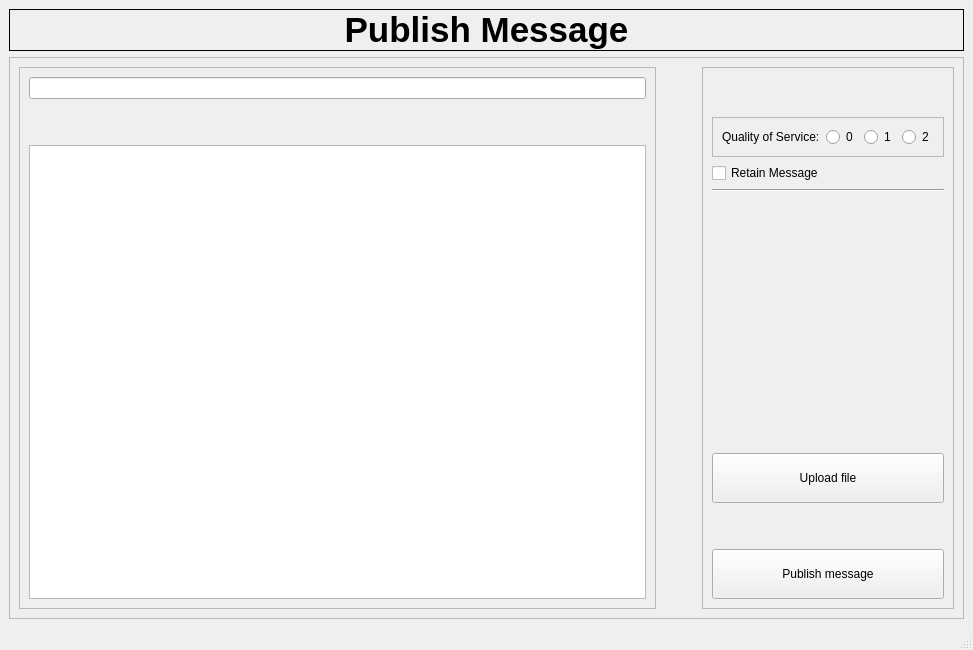
<?xml version="1.0" encoding="UTF-8"?>
<ui version="4.0">
 <class>PublishMessage</class>
 <widget class="QMainWindow" name="PublishMessage">
  <property name="geometry">
   <rect>
    <x>0</x>
    <y>0</y>
    <width>973</width>
    <height>650</height>
   </rect>
  </property>
  <property name="windowTitle">
   <string>MainWindow</string>
  </property>
  <widget class="QWidget" name="centralwidget">
   <layout class="QVBoxLayout" name="verticalLayout">
    <item>
     <widget class="QLabel" name="text_publisMessage">
      <property name="sizePolicy">
       <sizepolicy hsizetype="Preferred" vsizetype="Minimum">
        <horstretch>0</horstretch>
        <verstretch>0</verstretch>
       </sizepolicy>
      </property>
      <property name="font">
       <font>
        <pointsize>26</pointsize>
        <weight>75</weight>
        <bold>true</bold>
       </font>
      </property>
      <property name="autoFillBackground">
       <bool>false</bool>
      </property>
      <property name="frameShape">
       <enum>QFrame::Box</enum>
      </property>
      <property name="text">
       <string>Publish Message</string>
      </property>
      <property name="alignment">
       <set>Qt::AlignCenter</set>
      </property>
     </widget>
    </item>
    <item>
     <widget class="QFrame" name="bottomFrame">
      <property name="sizePolicy">
       <sizepolicy hsizetype="Preferred" vsizetype="Expanding">
        <horstretch>0</horstretch>
        <verstretch>0</verstretch>
       </sizepolicy>
      </property>
      <property name="frameShape">
       <enum>QFrame::StyledPanel</enum>
      </property>
      <property name="frameShadow">
       <enum>QFrame::Raised</enum>
      </property>
      <layout class="QHBoxLayout" name="horizontalLayout">
       <item>
        <widget class="QFrame" name="leftFrame">
         <property name="frameShape">
          <enum>QFrame::StyledPanel</enum>
         </property>
         <property name="frameShadow">
          <enum>QFrame::Raised</enum>
         </property>
         <layout class="QVBoxLayout" name="verticalLayout_2">
          <item>
           <widget class="QLineEdit" name="input_topicName">
            <property name="text">
             <string/>
            </property>
           </widget>
          </item>
          <item>
           <spacer name="verticalSpacer">
            <property name="orientation">
             <enum>Qt::Vertical</enum>
            </property>
            <property name="sizeType">
             <enum>QSizePolicy::Fixed</enum>
            </property>
            <property name="sizeHint" stdset="0">
             <size>
              <width>20</width>
              <height>40</height>
             </size>
            </property>
           </spacer>
          </item>
          <item>
           <widget class="QPlainTextEdit" name="input_payload">
            <property name="sizePolicy">
             <sizepolicy hsizetype="Expanding" vsizetype="Preferred">
              <horstretch>0</horstretch>
              <verstretch>0</verstretch>
             </sizepolicy>
            </property>
           </widget>
          </item>
         </layout>
        </widget>
       </item>
       <item>
        <spacer name="horizontalSpacer">
         <property name="orientation">
          <enum>Qt::Horizontal</enum>
         </property>
         <property name="sizeType">
          <enum>QSizePolicy::Minimum</enum>
         </property>
         <property name="sizeHint" stdset="0">
          <size>
           <width>40</width>
           <height>20</height>
          </size>
         </property>
        </spacer>
       </item>
       <item>
        <widget class="QFrame" name="rightFrame">
         <property name="frameShape">
          <enum>QFrame::StyledPanel</enum>
         </property>
         <property name="frameShadow">
          <enum>QFrame::Raised</enum>
         </property>
         <layout class="QVBoxLayout" name="verticalLayout_3">
          <item>
           <spacer name="verticalSpacer_4">
            <property name="orientation">
             <enum>Qt::Vertical</enum>
            </property>
            <property name="sizeType">
             <enum>QSizePolicy::Minimum</enum>
            </property>
            <property name="sizeHint" stdset="0">
             <size>
              <width>20</width>
              <height>40</height>
             </size>
            </property>
           </spacer>
          </item>
          <item>
           <widget class="QFrame" name="qosFrame">
            <property name="sizePolicy">
             <sizepolicy hsizetype="Minimum" vsizetype="Preferred">
              <horstretch>0</horstretch>
              <verstretch>0</verstretch>
             </sizepolicy>
            </property>
            <property name="frameShape">
             <enum>QFrame::StyledPanel</enum>
            </property>
            <property name="frameShadow">
             <enum>QFrame::Raised</enum>
            </property>
            <layout class="QGridLayout" name="gridLayout">
             <item row="2" column="2">
              <widget class="QRadioButton" name="qos1">
               <property name="sizePolicy">
                <sizepolicy hsizetype="Preferred" vsizetype="Fixed">
                 <horstretch>0</horstretch>
                 <verstretch>0</verstretch>
                </sizepolicy>
               </property>
               <property name="text">
                <string>1</string>
               </property>
              </widget>
             </item>
             <item row="2" column="3">
              <widget class="QRadioButton" name="qos_2">
               <property name="sizePolicy">
                <sizepolicy hsizetype="Preferred" vsizetype="Fixed">
                 <horstretch>0</horstretch>
                 <verstretch>0</verstretch>
                </sizepolicy>
               </property>
               <property name="text">
                <string>2</string>
               </property>
              </widget>
             </item>
             <item row="2" column="1">
              <widget class="QRadioButton" name="qos_0">
               <property name="sizePolicy">
                <sizepolicy hsizetype="Preferred" vsizetype="Fixed">
                 <horstretch>0</horstretch>
                 <verstretch>0</verstretch>
                </sizepolicy>
               </property>
               <property name="text">
                <string>0</string>
               </property>
              </widget>
             </item>
             <item row="2" column="0">
              <widget class="QLabel" name="text_qos">
               <property name="sizePolicy">
                <sizepolicy hsizetype="Minimum" vsizetype="Minimum">
                 <horstretch>0</horstretch>
                 <verstretch>0</verstretch>
                </sizepolicy>
               </property>
               <property name="text">
                <string>Quality of Service:</string>
               </property>
              </widget>
             </item>
            </layout>
           </widget>
          </item>
          <item>
           <widget class="QCheckBox" name="retainCheck">
            <property name="text">
             <string>Retain Message</string>
            </property>
           </widget>
          </item>
          <item>
           <widget class="Line" name="line">
            <property name="orientation">
             <enum>Qt::Horizontal</enum>
            </property>
           </widget>
          </item>
          <item>
           <spacer name="verticalSpacer_2">
            <property name="orientation">
             <enum>Qt::Vertical</enum>
            </property>
            <property name="sizeHint" stdset="0">
             <size>
              <width>20</width>
              <height>40</height>
             </size>
            </property>
           </spacer>
          </item>
          <item>
           <widget class="QLabel" name="text_fileName">
            <property name="text">
             <string/>
            </property>
           </widget>
          </item>
          <item>
           <widget class="QPushButton" name="uploadButton">
            <property name="minimumSize">
             <size>
              <width>150</width>
              <height>50</height>
             </size>
            </property>
            <property name="text">
             <string>Upload file</string>
            </property>
           </widget>
          </item>
          <item>
           <spacer name="verticalSpacer_3">
            <property name="orientation">
             <enum>Qt::Vertical</enum>
            </property>
            <property name="sizeType">
             <enum>QSizePolicy::Preferred</enum>
            </property>
            <property name="sizeHint" stdset="0">
             <size>
              <width>20</width>
              <height>40</height>
             </size>
            </property>
           </spacer>
          </item>
          <item>
           <widget class="QPushButton" name="publishButton">
            <property name="sizePolicy">
             <sizepolicy hsizetype="Minimum" vsizetype="Fixed">
              <horstretch>0</horstretch>
              <verstretch>0</verstretch>
             </sizepolicy>
            </property>
            <property name="minimumSize">
             <size>
              <width>150</width>
              <height>50</height>
             </size>
            </property>
            <property name="text">
             <string>Publish message</string>
            </property>
           </widget>
          </item>
         </layout>
        </widget>
       </item>
      </layout>
     </widget>
    </item>
   </layout>
  </widget>
  <widget class="QMenuBar" name="menubar">
   <property name="geometry">
    <rect>
     <x>0</x>
     <y>0</y>
     <width>973</width>
     <height>21</height>
    </rect>
   </property>
  </widget>
  <widget class="QStatusBar" name="statusbar"/>
 </widget>
 <resources/>
 <connections/>
</ui>
